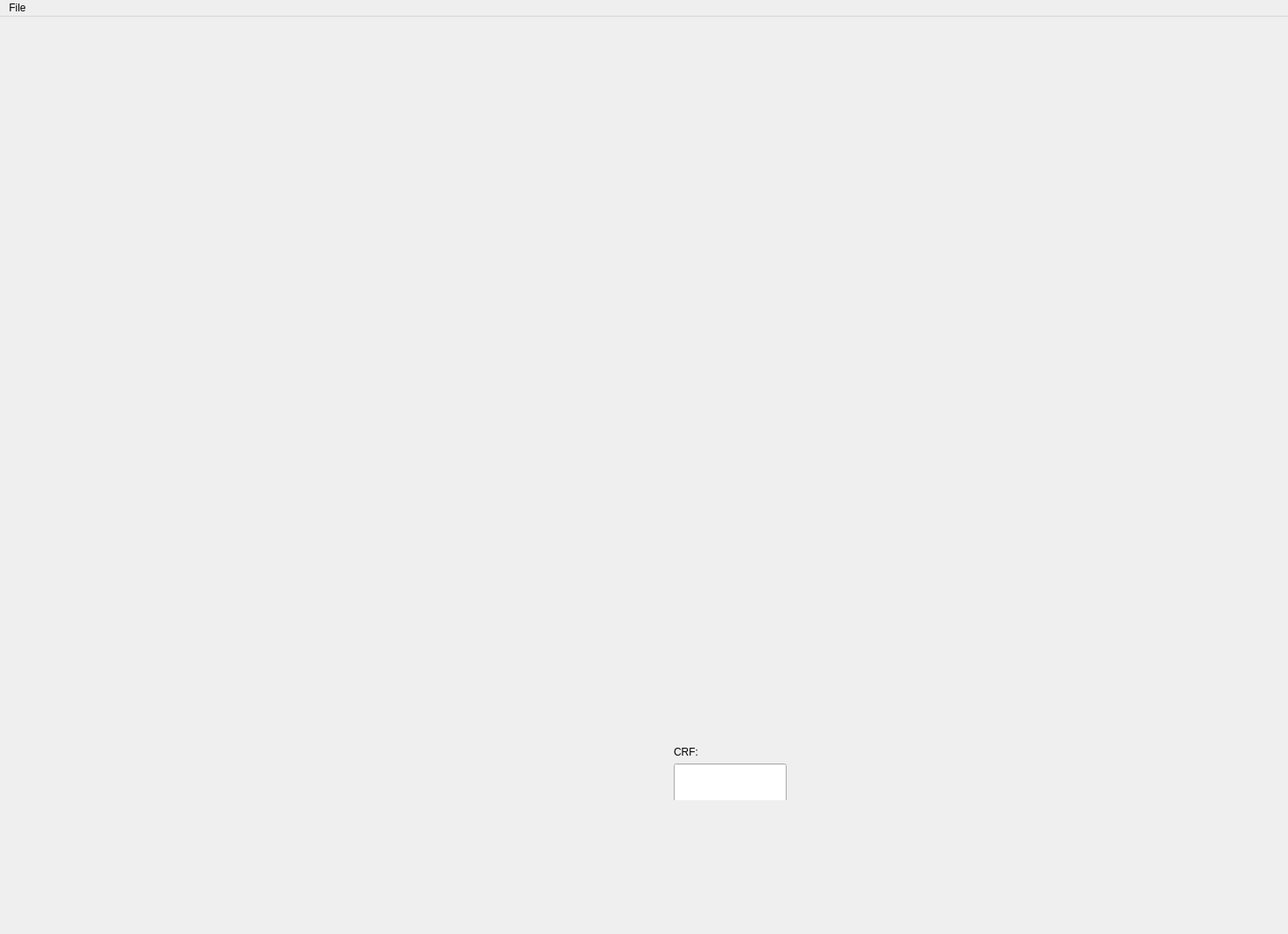
<?xml version="1.0" encoding="UTF-8"?>
<ui version="4.0">
 <class>MainWindow</class>
 <widget class="QMainWindow" name="MainWindow">
  <property name="geometry">
   <rect>
    <x>0</x>
    <y>0</y>
    <width>1472</width>
    <height>1068</height>
   </rect>
  </property>
  <property name="windowTitle">
   <string>MainWindow</string>
  </property>
  <widget class="QWidget" name="centralWidget">
   <layout class="QVBoxLayout" name="verticalLayout_2">
    <item>
     <layout class="QVBoxLayout" name="verticalLayout" stretch="2,1,1">
      <item>
       <widget class="VideoPlaybackWidget" name="videoPlayback" native="true"/>
      </item>
      <item>
       <widget class="VideoInfoWidget" name="videoInfo" native="true"/>
      </item>
      <item>
       <layout class="QHBoxLayout" name="horizontalLayout">
        <item>
         <widget class="CodecTabsWidget" name="codecTabs" native="true">
          <widget class="QWidget" name="layoutWidget">
           <property name="geometry">
            <rect>
             <x>-10</x>
             <y>0</y>
             <width>211</width>
             <height>101</height>
            </rect>
           </property>
           <layout class="QHBoxLayout" name="horizontalLayout_2">
            <item>
             <widget class="CodecTabsWidget" name="codecTabs_2" native="true"/>
            </item>
            <item>
             <widget class="QWidget" name="widget_2" native="true">
              <zorder>codecTabs_2</zorder>
             </widget>
            </item>
           </layout>
          </widget>
         </widget>
        </item>
        <item>
         <widget class="QWidget" name="widget" native="true">
          <widget class="QWidget" name="">
           <property name="geometry">
            <rect>
             <x>20</x>
             <y>21</y>
             <width>151</width>
             <height>91</height>
            </rect>
           </property>
           <layout class="QVBoxLayout" name="verticalLayout_3">
            <item>
             <widget class="QLabel" name="label">
              <property name="minimumSize">
               <size>
                <width>0</width>
                <height>50</height>
               </size>
              </property>
              <property name="text">
               <string>CRF:</string>
              </property>
             </widget>
            </item>
            <item>
             <widget class="QLineEdit" name="crf">
              <property name="minimumSize">
               <size>
                <width>0</width>
                <height>50</height>
               </size>
              </property>
             </widget>
            </item>
           </layout>
          </widget>
         </widget>
        </item>
       </layout>
      </item>
     </layout>
    </item>
   </layout>
  </widget>
  <widget class="QMenuBar" name="menuBar">
   <property name="geometry">
    <rect>
     <x>0</x>
     <y>0</y>
     <width>1472</width>
     <height>19</height>
    </rect>
   </property>
   <widget class="QMenu" name="menuFile">
    <property name="title">
     <string>File</string>
    </property>
    <addaction name="actionOpen_file"/>
    <addaction name="actionOpen_from_camera"/>
    <addaction name="actionCompare_multiple_codecs"/>
   </widget>
   <addaction name="menuFile"/>
  </widget>
  <action name="actionOpen_file">
   <property name="text">
    <string>Open file...</string>
   </property>
  </action>
  <action name="actionOpen_from_camera">
   <property name="text">
    <string>Open from camera</string>
   </property>
  </action>
  <action name="actionCompare_multiple_codecs">
   <property name="text">
    <string>Compare multiple codecs...</string>
   </property>
  </action>
 </widget>
 <layoutdefault spacing="6" margin="11"/>
 <customwidgets>
  <customwidget>
   <class>VideoInfoWidget</class>
   <extends>QWidget</extends>
   <header>videoinfowidget.h</header>
   <container>1</container>
  </customwidget>
  <customwidget>
   <class>VideoPlaybackWidget</class>
   <extends>QWidget</extends>
   <header>videoplaybackwidget.h</header>
   <container>1</container>
  </customwidget>
  <customwidget>
   <class>CodecTabsWidget</class>
   <extends>QWidget</extends>
   <header>codectabswidget.h</header>
   <container>1</container>
  </customwidget>
 </customwidgets>
 <resources/>
 <connections/>
</ui>
